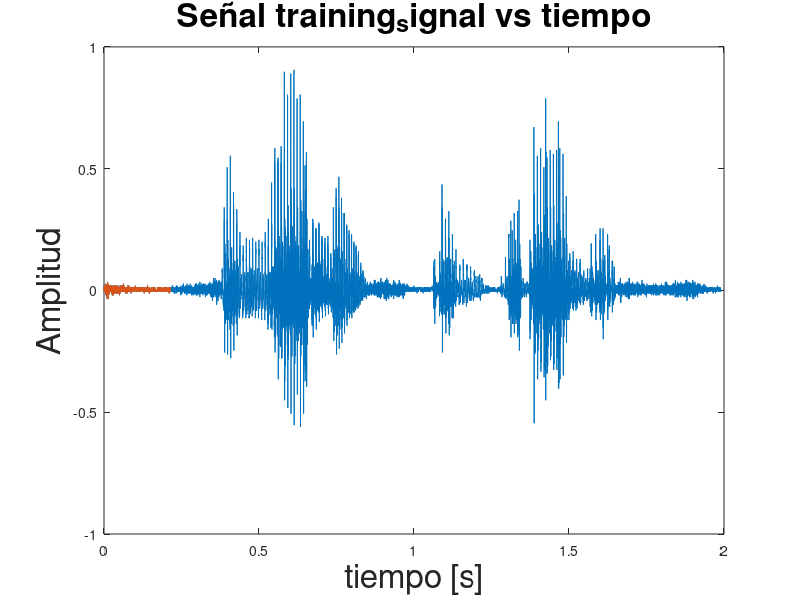

MATLAB code to generate this figure: (Note: this script raises an error after producing the figure.)
%%%%% LAB 5 DSP Parte 2
close all;clear; clc
load test_training_signals.mat

%%% Parte 2.1
signal = training_signal;
%soundsc(x, fs);
N = length(signal);
t = (0:N-1)/fs;

figure
plot(t,signal)
hold on
xlabel("tiempo [s]",'FontSize', 24); ylabel("Amplitud",'FontSize', 24)
title("Señal training\_signal vs tiempo",'FontSize', 24)

%[x,y] = ginput(20);
load subdivisiones.mat
x = [0;x];

rms_sig       = zeros(20,1);
cruces_ratio  = zeros(20,1); 

n2 = 0;
for i = 1:19
    n1 = x(i)*fs + 1;
    n2 = x(i+1)*fs + 1;
    t = (n1:n2)/fs;
    plot(t,signal(n1:n2));
    rms_sig(i) = rms(signal(n1:n2));
    cruces_ratio(i) = cruces_zero(signal(n1:n2),fs);
end
legend('silencio3','silencio1','s','e','ñ','a','l','e','s','silencio2','t','e','m','p','o','r','a','l','e','s','FontSize', 12)


rms_sig(20) = rms(signal(n2:end));
cruces_ratio(20) = cruces_zero(signal(n2:end),fs);

index_s = [1              9                               20];
index_v = [    3  5   7        11       14    16    18      ];
index_u = [  2   4  6   8   10    12 13    15    17    19   ];

rms_s = rms_sig(index_s);
rms_v = rms_sig(index_v);
rms_u = rms_sig(index_u);

cruces_s = cruces_ratio(index_s);
cruces_v = cruces_ratio(index_v);
cruces_u = cruces_ratio(index_u);

figure
scatter(rms_s, cruces_s, '+', 'black');
hold on
scatter(rms_u, cruces_u, '*', 'green');
scatter(rms_v, cruces_v, 'o', 'red');
xlabel("Valor RMS")
ylabel("Cruces por cero por milisegundo")
legend("S","U","V")
grid on
title("Nube de puntos de segmentos VUS. Cruces por 0 vs RMS")

figure
stem(index_s, rms_s)
hold on
stem(index_v, rms_v)
stem(index_u, rms_u)
legend('s','v','u')
xlabel("indice sonido [-]")
ylabel("Valor RMS")
title("Valor rms de sonidos diferenciados en training\_test.mat")

figure
stem(index_s, cruces_s)
hold on
stem(index_v, cruces_v)
stem(index_u, cruces_u)
legend('s','v','u')
xlabel("indice sonido [-]")
ylabel("Razón de cruces por 0 [cruce/ms]")
title("Ratio de cruces por cero de sonidos diferenciados en training\_test.mat")